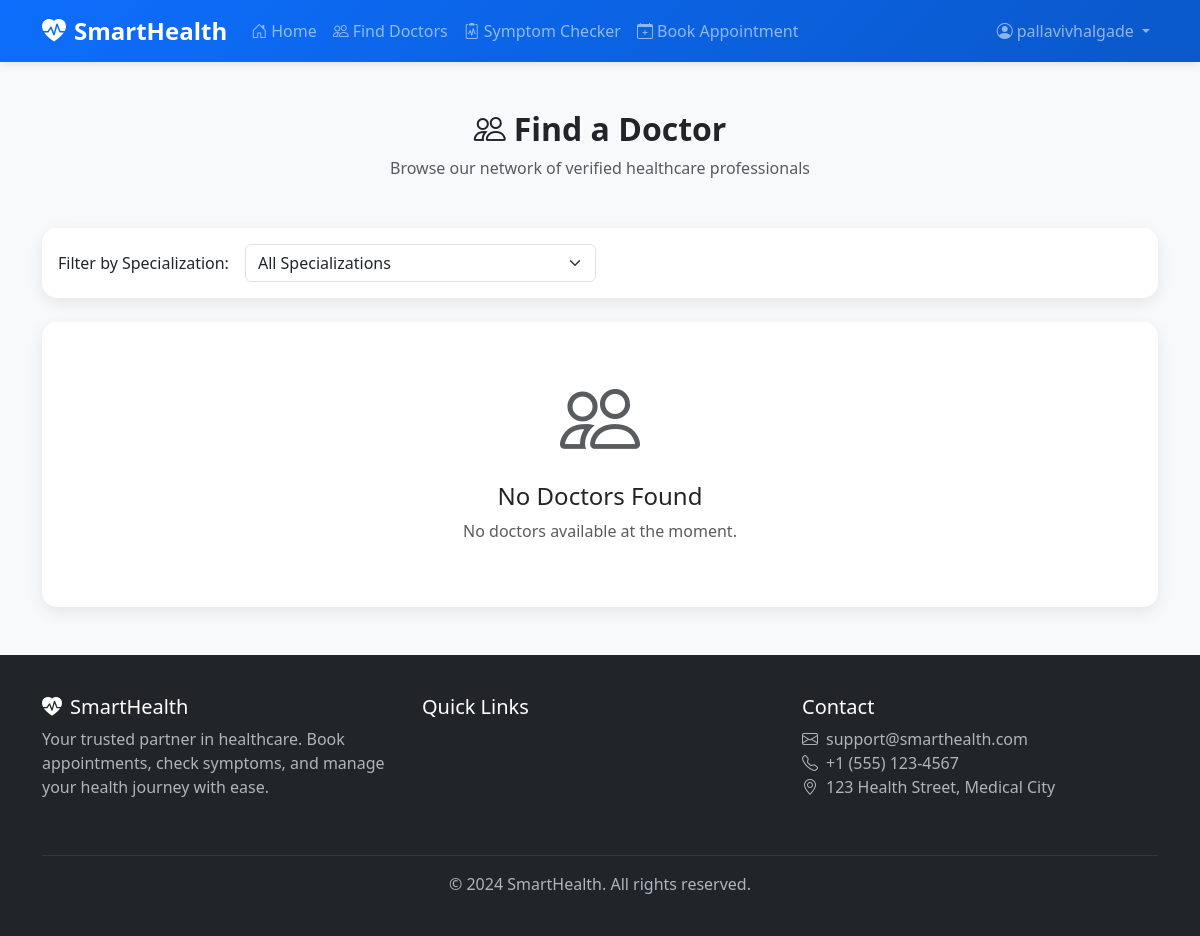
The app's page /appointments/doctors/ (signed in), older data.
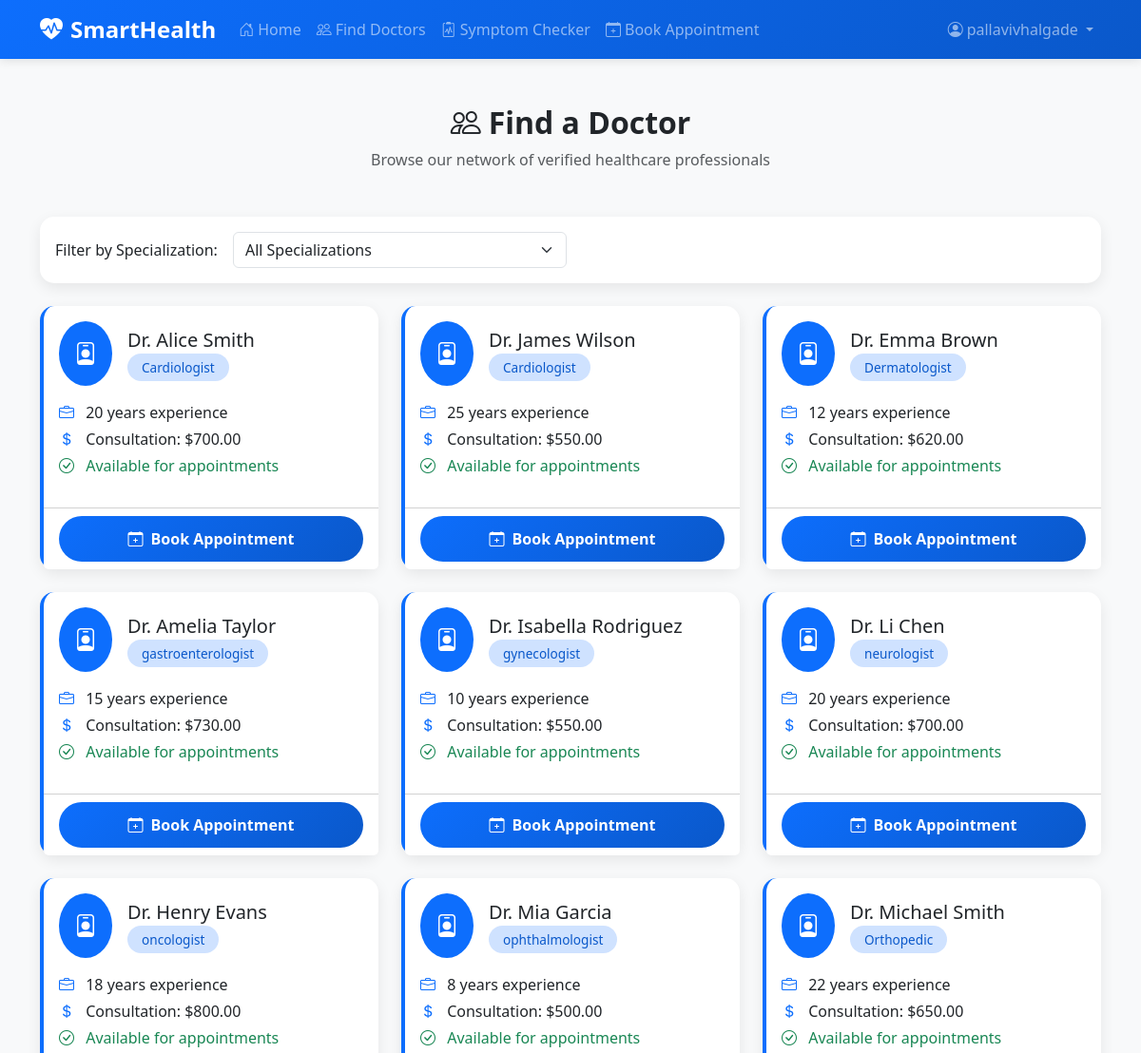
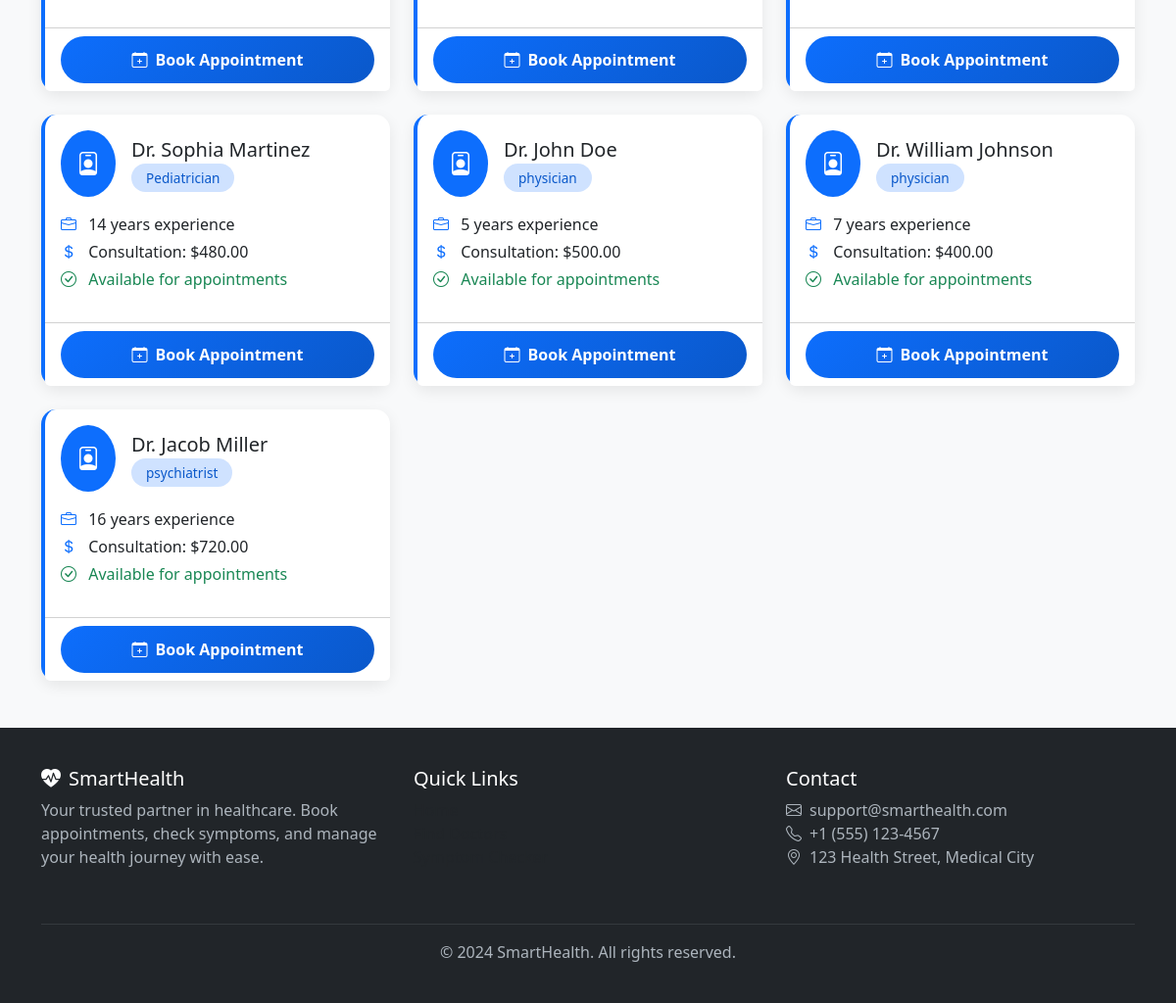
The same page, newer data (2 pictures, top to bottom).
### accounts/models.py (models this page shows, shortened)
class User(AbstractUser):
    id = models.UUIDField(primary_key=True, default=uuid.uuid4, editable=False)
    USER_TYPE_CHOICES = (
        ('patient', 'Patient'),
        ('doctor', 'Doctor'),
    )
    user_type = models.CharField(max_length=10, choices=USER_TYPE_CHOICES, default='patient')
    phone = models.CharField(max_length=15, blank=True)
    address = models.TextField(blank=True)
    date_of_birth = models.DateField(null=True, blank=True)
    profile_picture = models.ImageField(upload_to='profile_pics/', blank=True, null=True)
    created_at = models.DateTimeField(auto_now_add=True)
    updated_at = models.DateTimeField(auto_now=True)
    @property
    def is_patient(self):
        return self.user_type == 'patient'

class DoctorProfile(models.Model):
    id = models.UUIDField(primary_key=True, default=uuid.uuid4, editable=False)
    user = models.OneToOneField(User, on_delete=models.CASCADE, related_name='doctor_profile')
    SPECIALIZATION_CHOICES = (
        ('general_physician', 'General Physician'),
        ('cardiologist', 'Cardiologist'),
        ('dermatologist', 'Dermatologist'),
        ('pediatrician', 'Pediatrician'),
        ('orthopedic', 'Orthopedic'),
        ('ent', 'ENT'),
        ('gastroenterology', 'Gastroenterology'),
        ('neurology', 'Neurology'),
        ('psychiatry', 'Psychiatry'),
        ('endocrinology', 'Endocrinology'),
    )
    specialization = models.CharField(max_length=50, choices=SPECIALIZATION_CHOICES)
    license_number = models.CharField(max_length=50, unique=True)
    experience_years = models.PositiveIntegerField(default=0)
    consultation_fee = models.DecimalField(max_digits=10, decimal_places=2, default=500.00)
    bio = models.TextField(blank=True)
    is_available = models.BooleanField(default=True)
    created_at = models.DateTimeField(auto_now_add=True)
    class Meta:
        ordering = ['specialization', 'user__first_name']

### appointments/views.py (the view)
# urls.py: path('doctors/', views.doctor_list, name='doctor_list'),
@login_required
def doctor_list(request):
    doctors = DoctorProfile.objects.filter(is_available=True)
    specialization_filter = request.GET.get('specialization', '')
    if specialization_filter:
        doctors = doctors.filter(specialization=specialization_filter)
    context = {
        'doctors': doctors,
        'specialization_filter': specialization_filter,
        'specializations': DoctorProfile.SPECIALIZATION_CHOICES,
    }
    return render(request, 'appointments/doctor_list.html', context)

### appointments/templates/appointments/doctor_list.html (shortened to what this page needs)
{% extends 'base.html' %}
{% block content %}
<div class="container py-5">
    <div class="text-center mb-5">
        <h2 class="fw-bold"><i class="bi bi-people me-2"></i>Find a Doctor</h2>
        <p class="text-muted">Browse our network of verified healthcare professionals</p>
    </div>
    <div class="card mb-4">
        <div class="card-body">
            <form method="get" class="row g-3 align-items-center">
                <div class="col-auto">
                    <label class="form-label mb-0">Filter by Specialization:</label>
                </div>
                <div class="col-md-4">
                    <select name="specialization" class="form-select" onchange="this.form.submit()">
                        <option value="">All Specializations</option>
                    </select>
                </div>
            </form>
        </div>
    </div>
    {% if doctors %}
    <div class="row g-4">
        {% for doctor in doctors %}
        <div class="col-md-6 col-lg-4">
            <div class="card doctor-card h-100">
                <div class="card-body">
                    <div class="d-flex align-items-center mb-3">
                        <div class="bg-primary text-white rounded-circle p-3 me-3">
                            <i class="bi bi-person-badge fs-4"></i>
                        </div>
                        <div>
                            <h5 class="mb-1">Dr. {{ doctor.user.get_full_name }}</h5>
                            <span class="specialty-badge">{{ doctor.get_specialization_display }}</span>
                        </div>
                    </div>
                    <div class="mb-3">
                        <p class="mb-1">
                            <i class="bi bi-briefcase text-primary me-2"></i>
                            <span>{{ doctor.experience_years }} years experience</span>
                        </p>
                        <p class="mb-1">
                            <i class="bi bi-currency-dollar text-primary me-2"></i>
                            <span>Consultation: ${{ doctor.consultation_fee }}</span>
                        </p>
                        <p class="mb-0">
                            <i class="bi bi-check-circle text-success me-2"></i>
                            <span class="text-success">Available for appointments</span>
                        </p>
                    </div>
                </div>
                <div class="card-footer bg-white">
                    {% if user.is_authenticated and user.is_patient %}
                    <a href="{% url 'book_appointment' %}?doctor={{ doctor.id }}" class="btn btn-primary w-100">
                        <i class="bi bi-calendar-plus me-2"></i>Book Appointment
                    </a>
                    {% elif not user.is_authenticated %}
                    <a href="{% url 'login' %}" class="btn btn-outline-primary w-100">
                        <i class="bi bi-box-arrow-in-right me-2"></i>Login to Book
                    </a>
                    {% endif %}
                </div>
            </div>
        </div>
        {% endfor %}
    </div>
    {% else %}
    <div class="card">
        <div class="card-body text-center py-5">
            <i class="bi bi-people display-1 text-muted"></i>
            <h4 class="mt-3">No Doctors Found</h4>
            <p class="text-muted">{% if specialization_filter %}No doctors found for this specialization.{% else %}No doctors available at the moment.{% endif %}</p>
        </div>
    </div>
    {% endif %}
</div>
{% endblock %}

### templates/base.html (shortened to what this page needs)
<!DOCTYPE html>
<html lang="en">
<head>
    <link href="https://cdn.jsdelivr.net/npm/bootstrap@5.3.2/dist/css/bootstrap.min.css" rel="stylesheet">
    <link rel="stylesheet" href="https://cdn.jsdelivr.net/npm/bootstrap-icons@1.11.1/font/bootstrap-icons.css">
</head>
<body>
    <nav class="navbar navbar-expand-lg navbar-dark sticky-top">
        <div class="container">
            <a class="navbar-brand" href="{% url 'home' %}">
                <i class="bi bi-heart-pulse-fill me-2"></i>SmartHealth
            </a>
            <div class="collapse navbar-collapse" id="navbarNav">
                <ul class="navbar-nav me-auto">
                    <li class="nav-item">
                        <a class="nav-link" href="{% url 'home' %}"><i class="bi bi-house-door me-1"></i>Home</a>
                    </li>
                    <li class="nav-item">
                        <a class="nav-link" href="{% url 'doctor_list' %}"><i class="bi bi-people me-1"></i>Find Doctors</a>
                    </li>
                    <li class="nav-item">
                        <a class="nav-link" href="{% url 'symptom_checker' %}"><i class="bi bi-clipboard2-pulse me-1"></i>Symptom Checker</a>
                    </li>
                    {% if user.is_authenticated %}
                    <li class="nav-item">
                        <a class="nav-link" href="{% url 'book_appointment' %}"><i class="bi bi-calendar-plus me-1"></i>Book Appointment</a>
                    </li>
                    {% endif %}
                </ul>
                <ul class="navbar-nav">
                    {% if user.is_authenticated %}
                    <li class="nav-item dropdown">
                        <a class="nav-link dropdown-toggle" href="#" data-bs-toggle="dropdown">
                            <i class="bi bi-person-circle me-1"></i>{{ user.first_name|default:user.username }}
                        </a>
                    </li>
                    {% endif %}
                </ul>
            </div>
        </div>
    </nav>
    <main>
        {% block content %}{% endblock %}
    </main>
    <footer class="footer">
        <div class="container">
            <div class="row">
                <div class="col-md-4 mb-4">
                    <h5 class="text-white"><i class="bi bi-heart-pulse-fill me-2"></i>SmartHealth</h5>
                    <p>Your trusted partner in healthcare. Book appointments, check symptoms, and manage your health journey with ease.</p>
                </div>
                <div class="col-md-4 mb-4">
                    <h5 class="text-white">Quick Links</h5>
                    <ul class="list-unstyled">
                        <li><a href="{% url 'home' %}" class="text-decoration-none text-muted">Home</a></li>
                        <li><a href="{% url 'doctor_list' %}" class="text-decoration-none text-muted">Find Doctors</a></li>
                        <li><a href="{% url 'symptom_checker' %}" class="text-decoration-none text-muted">Symptom Checker</a></li>
                    </ul>
                </div>
                <div class="col-md-4 mb-4">
                    <h5 class="text-white">Contact</h5>
                    <ul class="list-unstyled">
                        <li><i class="bi bi-envelope me-2"></i>support@smarthealth.com</li>
                        <li><i class="bi bi-telephone me-2"></i>+1 (555) 123-4567</li>
                        <li><i class="bi bi-geo-alt me-2"></i>123 Health Street, Medical City</li>
                    </ul>
                </div>
            </div>
            <hr class="border-secondary">
            <div class="text-center">
                <p class="mb-0">&copy; 2024 SmartHealth. All rights reserved.</p>
            </div>
        </div>
    </footer>
</body>
</html>

### templates/base.html (style rules this page uses)
:root { --primary-blue: #0d6efd; --dark-blue: #0a58ca; --light-blue: #cfe2ff; --accent-blue: #6ea8fe; }
body { font-family: 'Segoe UI', Tahoma, Geneva, Verdana, sans-serif; background-color: #f8f9fa; min-height: 100vh; display: flex; flex-direction: column; }
.navbar { background: linear-gradient(135deg, var(--primary-blue), var(--dark-blue)); box-shadow: 0 2px 10px rgba(0, 0, 0, 0.1); }
.navbar-brand { font-weight: 700; font-size: 1.5rem; }
.nav-link { font-weight: 500; transition: all 0.3s ease; }
.card { border: none; border-radius: 15px; box-shadow: 0 5px 15px rgba(0, 0, 0, 0.08); transition: transform 0.3s ease, box-shadow 0.3s ease; }
.btn-primary { background: linear-gradient(135deg, var(--primary-blue), var(--dark-blue)); border: none; padding: 12px 30px; border-radius: 25px; font-weight: 600; transition: all 0.3s ease; }
.doctor-card { border-left: 4px solid var(--primary-blue); }
.specialty-badge { background: var(--light-blue); color: var(--dark-blue); padding: 5px 15px; border-radius: 20px; font-size: 0.85rem; font-weight: 500; }
.footer { background: #212529; color: #adb5bd; padding: 40px 0; margin-top: auto; }

Row changes from the older to the newer data that the page shows:
added DoctorProfile: user.get_full_name "Alice Smith", specialization "Cardiologist", experience_years "20", consultation_fee "700.00"
added DoctorProfile: user.get_full_name "James Wilson", specialization "Cardiologist", experience_years "25", consultation_fee "550.00"
added DoctorProfile: user.get_full_name "Emma Brown", specialization "Dermatologist", experience_years "12", consultation_fee "620.00"
added DoctorProfile: user.get_full_name "Amelia Taylor", specialization "gastroenterologist", experience_years "15", consultation_fee "730.00"
added DoctorProfile: user.get_full_name "Isabella Rodriguez", specialization "gynecologist", experience_years "10", consultation_fee "550.00"
added DoctorProfile: user.get_full_name "Li Chen", specialization "neurologist", experience_years "20", consultation_fee "700.00"
added DoctorProfile: user.get_full_name "Henry Evans", specialization "oncologist", experience_years "18", consultation_fee "800.00"
added DoctorProfile: user.get_full_name "Mia Garcia", specialization "ophthalmologist", experience_years "8", consultation_fee "500.00"
added DoctorProfile: user.get_full_name "Michael Smith", specialization "Orthopedic", experience_years "22", consultation_fee "650.00"
added DoctorProfile: user.get_full_name "Sophia Martinez", specialization "Pediatrician", experience_years "14", consultation_fee "480.00"
added DoctorProfile: user.get_full_name "John Doe", specialization "physician", experience_years "5", consultation_fee "500.00"
added DoctorProfile: user.get_full_name "William Johnson", specialization "physician", experience_years "7", consultation_fee "400.00"
added DoctorProfile: user.get_full_name "Jacob Miller", specialization "psychiatrist", experience_years "16", consultation_fee "720.00"
Text that changed along with them:
text no longer shown: "No Doctors Found No doctors available at the moment."
